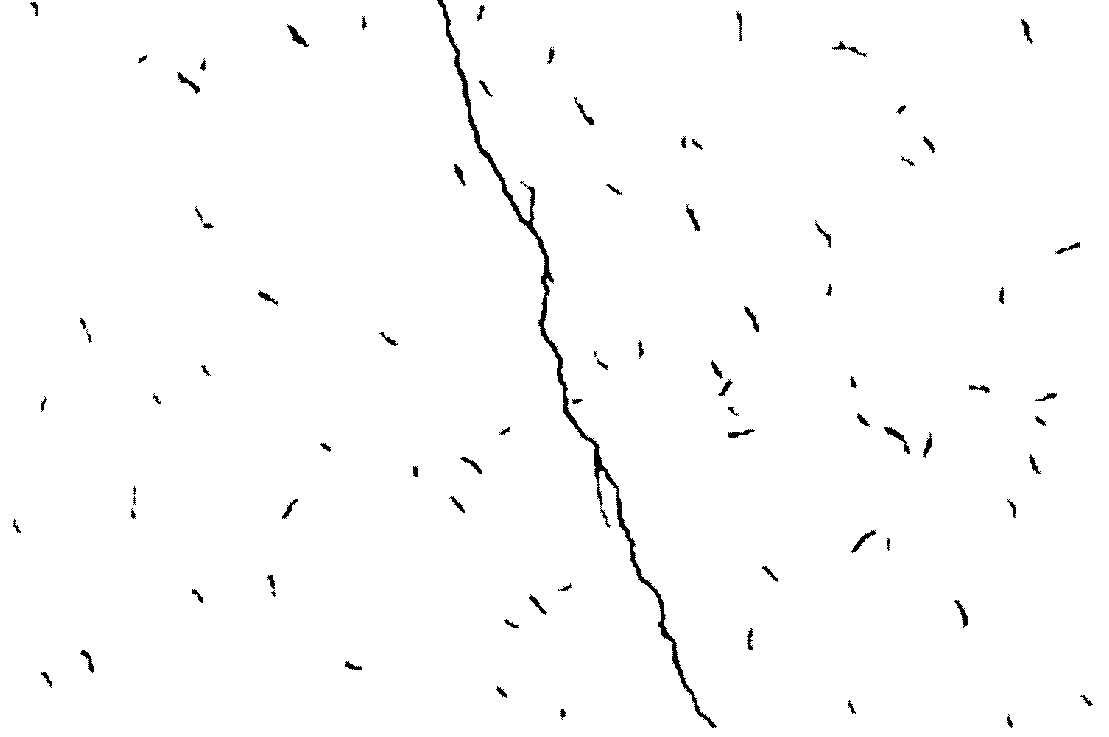
#> input picture ps5/shaobow-ps5-files/ps5_1/wall1-blobs.png, 1109 x 737 px
$ python ps5_1.py wall1-blobs.png
#> lines starting #> are read from the running program, lines starting #| are printed output that depends on the picture; after the words box and inside, x2 and y2 are one past the last pixel; in counts of white or black regions, pixels touching at a corner belong together
import cv2
import sys
import numpy as np

win_original_name = "Original Image"
win_blobs_name = "Clean blobs Image"
win_contours_name = "Blobs contours Image"
win_cracks_name = "Thin crack Image"


# insert string before
def insert_name(name, str2add):
    dot_idx = name.find(".")
    new_name = name[:dot_idx] + str2add + name[dot_idx:]
    return new_name


def closing(img_in):
    kernel = cv2.getStructuringElement(cv2.MORPH_CROSS, (3, 3))
    img_temp = cv2.erode(img_in, kernel)
    img_out = cv2.dilate(img_temp, kernel)
    return img_out


def contour(img_in):
    img_out = img_in.copy()
    img_in = cv2.cvtColor(img_in, cv2.COLOR_BGR2GRAY)
    img_nin = cv2.bitwise_not(img_in)
    cnt, hr = cv2.findContours(img_nin, cv2.RETR_TREE, cv2.CHAIN_APPROX_SIMPLE)

    for i in range(len(cnt)):
        color = (np.random.randint(low=0, high=255),
                 np.random.randint(low=0, high=255),
                 np.random.randint(low=0, high=255))
        cv2.drawContours(img_out, cnt, i, color, 2, hierarchy=hr)
    return img_out, cnt, hr


def cracks(img_in, cnt, hr):
    area = np.empty(len(cnt))
    for i in range(len(cnt)):
        area[i] = cv2.contourArea(cnt[i])
    thr = np.max(area)*0.4
    print(np.max(area))
    idx = np.nonzero(area > thr)[0]

    img_ck = np.zeros(np.shape(cv2.cvtColor(img_in, cv2.COLOR_BGR2GRAY)), dtype=np.uint8)
    for i in range(np.size(idx)):
        cv2.drawContours(img_ck, cont, idx[i], 255, thickness=-1, hierarchy=hr)

    kernel = cv2.getStructuringElement(cv2.MORPH_CROSS, (3, 3))
    thin = np.zeros(np.shape(cv2.cvtColor(img_in, cv2.COLOR_BGR2GRAY)), dtype=np.uint8)

    while cv2.countNonZero(img_ck) != 0:
        er = cv2.erode(img_ck, kernel)
        op = cv2.morphologyEx(er, cv2.MORPH_OPEN, kernel)
        subset = er - op
        thin = cv2.bitwise_or(subset, thin)
        img_ck = er.copy()

    img_out = cv2.bitwise_not(thin)
    return img_out


if __name__ == "__main__":
    # get input arguments
    args = sys.argv
    assert (len(args) == 2)  # make sure two arguments input
    img_name = args[1]  # input image path

    # '''
    # debug use
    # '''
    # img_name = "wall2.png"
    # '''
    # '''

    cv2.namedWindow(win_original_name)
    cv2.namedWindow(win_blobs_name)
    cv2.namedWindow(win_contours_name)
    cv2.namedWindow(win_cracks_name)

    # read original image
    img = cv2.imread(img_name)
#> img is the input picture: shape (737, 1109, 3); 98.8% white; 83 black regions (5 under 20 px), largest, box (x1, y1, x2, y2) and area: (437, 0, 717, 728) 4151, (884, 427, 910, 454) 176, (287, 24, 309, 47) 164
    if img is None:
        sys.exit("Could not read the image.")
    cv2.imshow(win_original_name, img)

    img_blobs = closing(img)
#> in closing, `img_temp = cv2.erode(img_in, kernel)`:
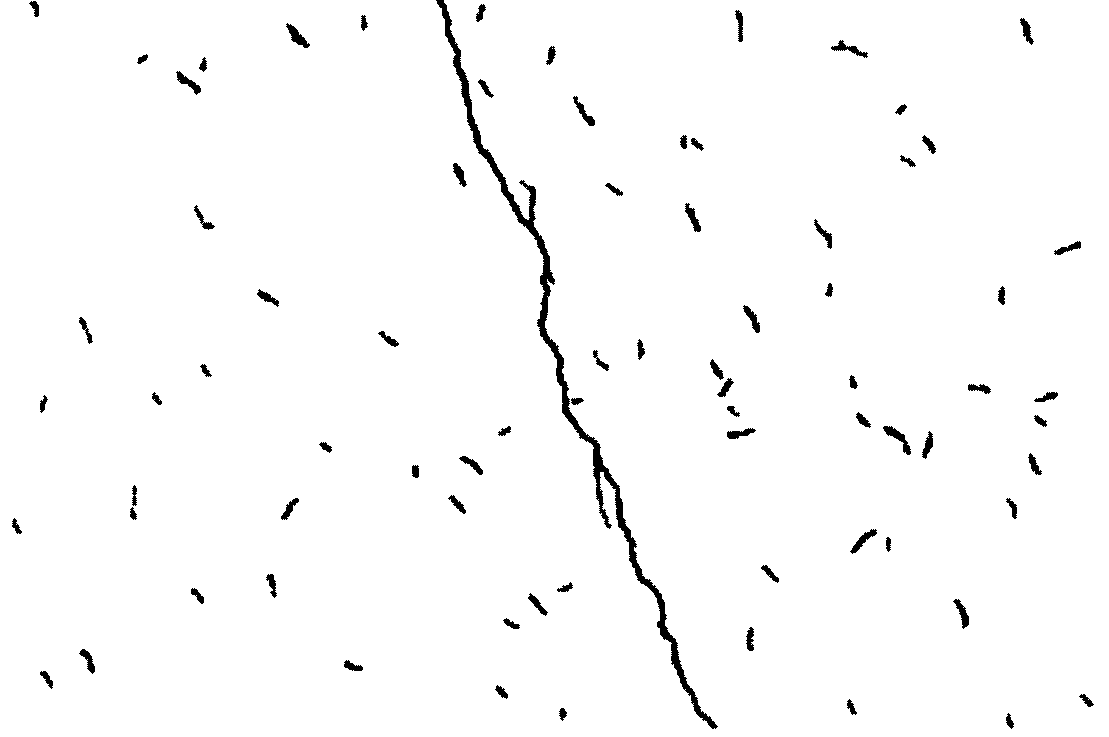
#> img_temp: shape (737, 1109, 3); 98.2% white; 77 black regions, largest, box (x1, y1, x2, y2) and area: (436, 0, 718, 729) 5963, (883, 426, 911, 455) 257, (286, 23, 310, 48) 229
    cv2.imshow(win_blobs_name, img_blobs)

    img_cont, cont, hier = contour(img_blobs)
#> in contour, `img_nin = cv2.bitwise_not(img_in)`: img_nin: shape (737, 1109); 1.2% white; 83 white regions (5 under 20 px)
#> in contour, `cnt, hr = cv2.findContours(img_nin, cv2.RETR_TREE, cv2.CHAIN_APPROX_SI..`: cnt = 83 contours, 9 with area under 20; largest, box (x1, y1, x2, y2) and area: (437, 0, 717, 728) 3243, (884, 427, 910, 454) 136, (287, 24, 309, 47) 132, (851, 530, 876, 553) 106, (177, 72, 200, 94) 106; hr = 83 rows, first 6: [1, -1, -1, -1], [2, 0, -1, -1], [3, 1, -1, -1], [4, 2, -1, -1], [5, 3, -1, -1], [6, 4, -1, -1]
#> the loop in contour, `for i in range(len(cnt)):` made 83 passes
#> color on passes 1 to 12: (172, 47, 117), (192, 67, 251), (195, 103, 9), (211, 21, 242), (36, 87, 70), (216, 88, 140), (58, 193, 230), (39, 87, 174), (88, 81, 165), (25, 77, 72), (9, 148, 115), (208, 243, 197)
#> after the loop in contour, `for i in range(len(cnt)):`:
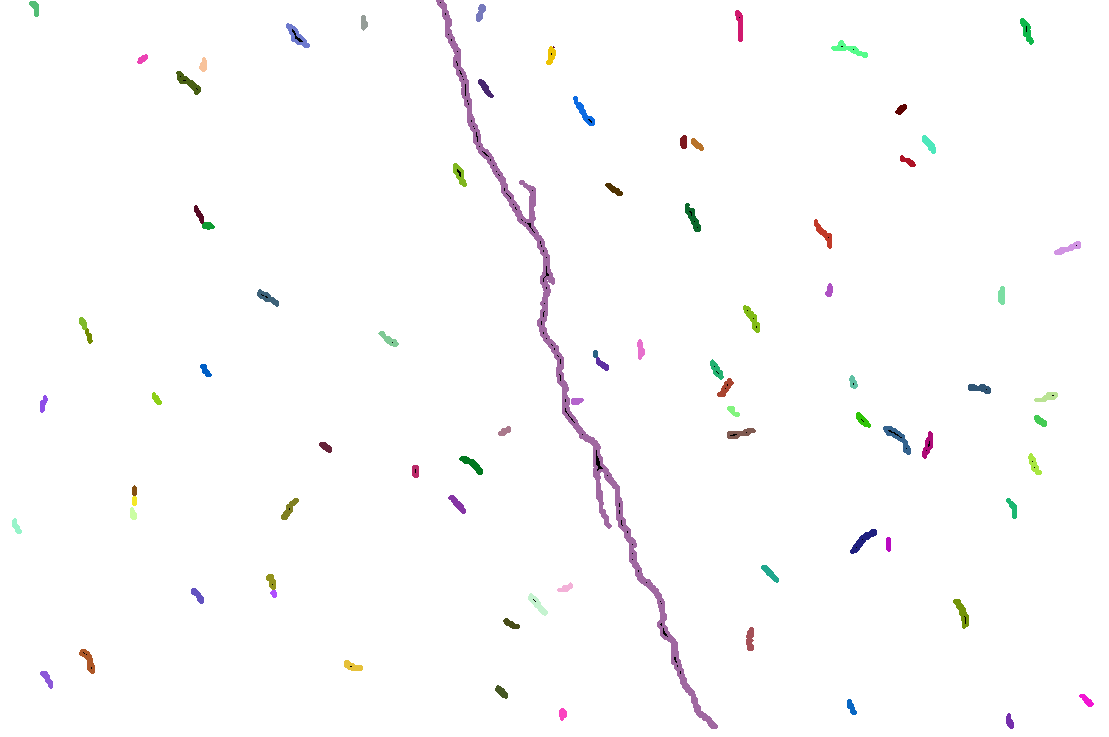
#> img_out: shape (737, 1109, 3); 2.02% of pixels changed, all inside (x1, y1, x2, y2) = (12, 0, 1094, 729)
#> cont has the same summary as cnt in contour
    cv2.imshow(win_contours_name, img_cont)

    img_cracks = cracks(img, cont, hier)
#> the loop in cracks, `for i in range(len(cnt)):` made 83 passes
#> after the loop in cracks, `for i in range(len(cnt)):`: area = 83 values, max 3243 at index 82, min 0 at index 73, mean 84.86
#> in cracks, `thr = np.max(area)*0.4`: thr = 1297.2
#| 3243.0
#> in cracks, `idx = np.nonzero(area > thr)[0]`: idx = [82]
#> after the loop in cracks, `for i in range(np.size(idx)):`:
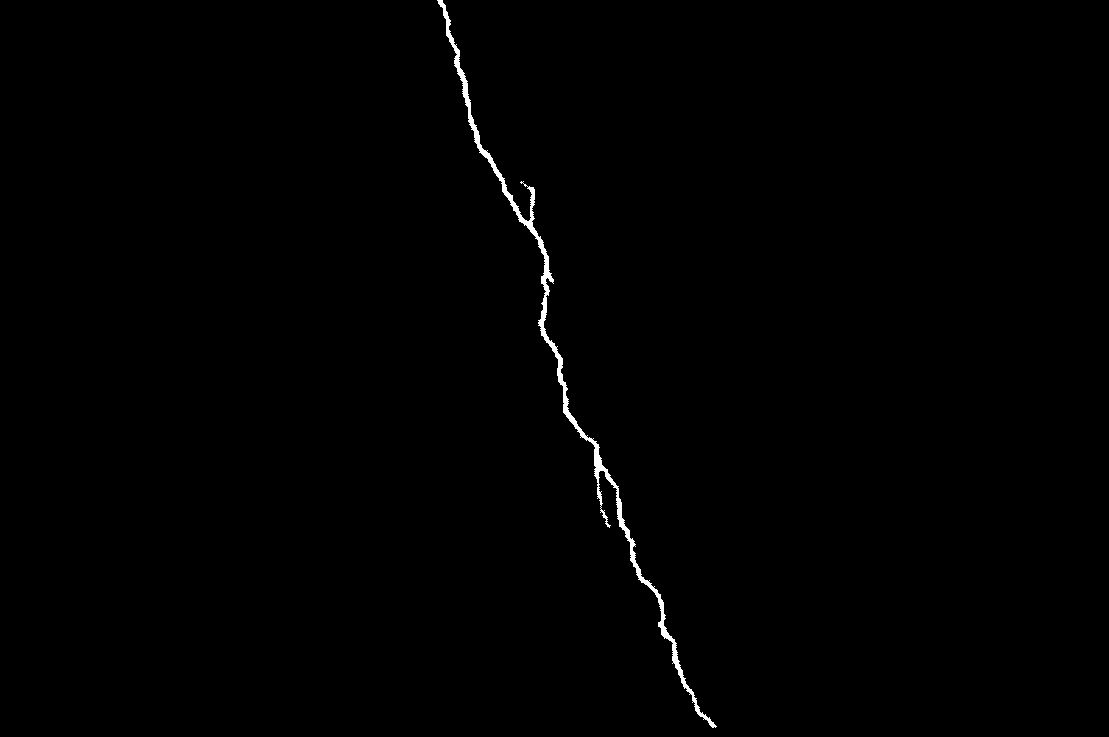
#> img_ck: shape (737, 1109); 0.51% white; 1 white region, box (x1, y1, x2, y2) and area: (437, 0, 717, 728) 4151
#> in cracks, `kernel = cv2.getStructuringElement(cv2.MORPH_CROSS, (3, 3))`: kernel = [[0, 1, 0], [1, 1, 1], [0, 1, 0]]
#> the loop in cracks, `while cv2.countNonZero(img_ck) != 0:` made 5 passes
#> pass 1, in cracks, `subset = er - op`:
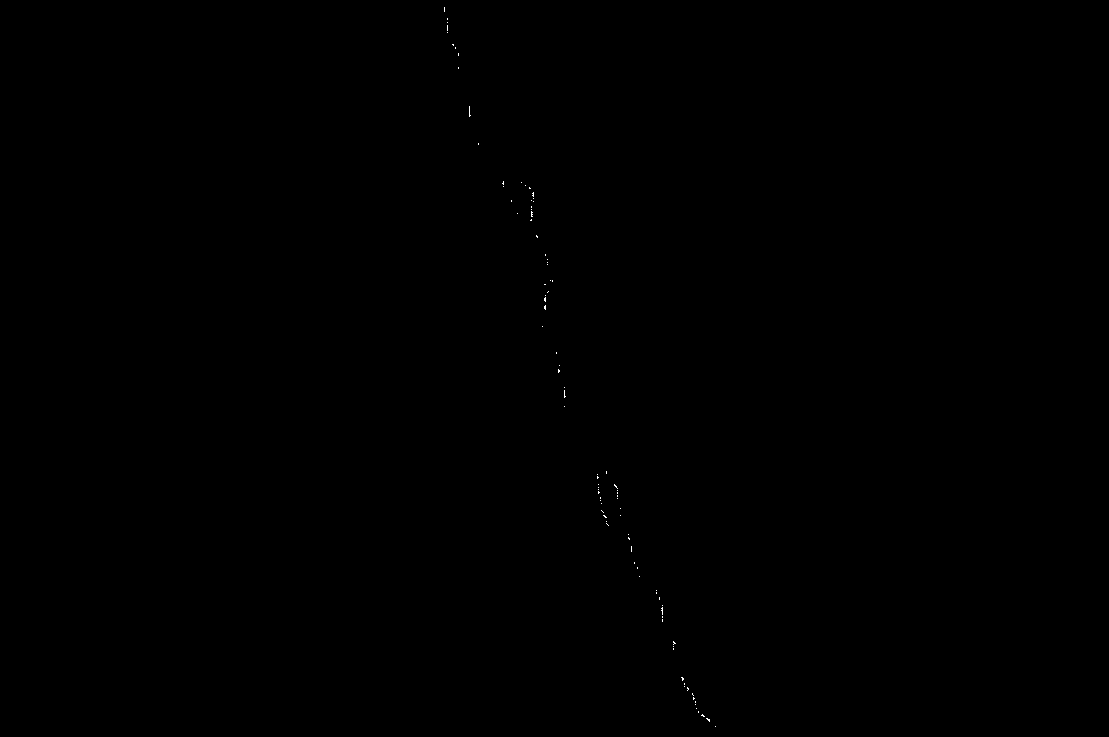
#> subset: shape (737, 1109); 0.03% white in thin lines or dots, all inside (x1, y1, x2, y2) = (444, 7, 716, 727)
#> after the loop in cracks, `while cv2.countNonZero(img_ck) != 0:`: er: shape (737, 1109); every value is 0
#> after the loop in cracks, `while cv2.countNonZero(img_ck) != 0:`: thin: shape (737, 1109); 0.12% white in thin lines or dots, all inside (x1, y1, x2, y2) = (439, 0, 716, 727)
#> in cracks, `img_out = cv2.bitwise_not(thin)`:
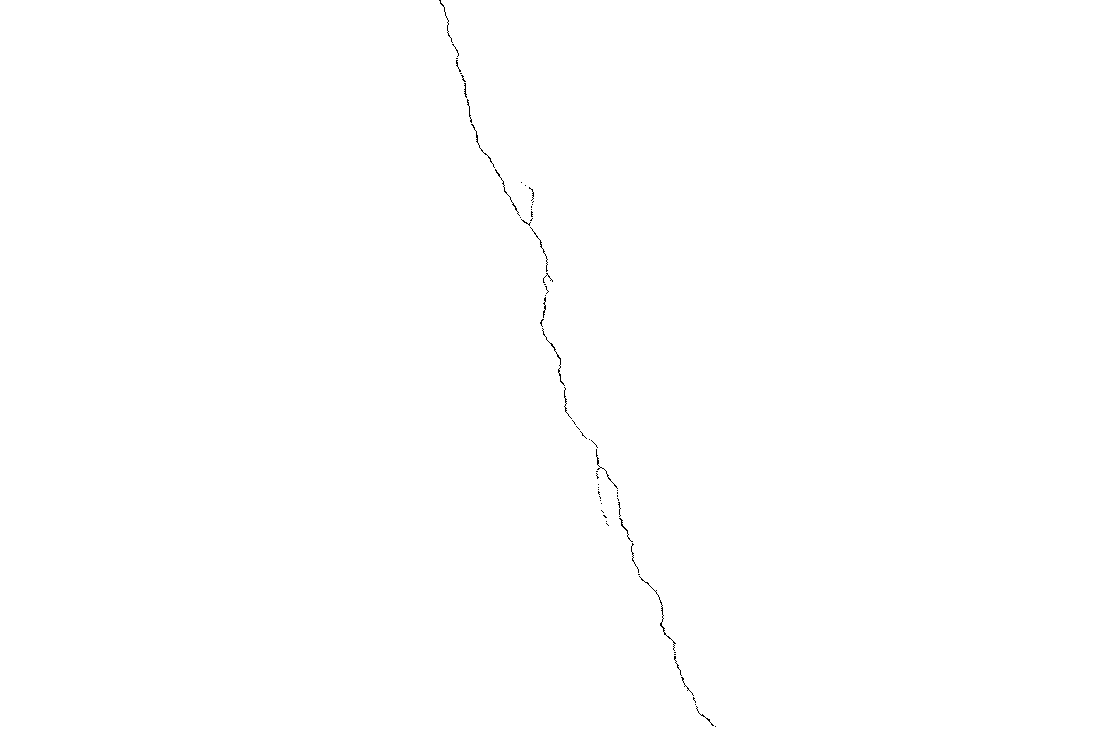
#> img_out: shape (737, 1109); 99.9% white; black in thin lines or dots, all inside (x1, y1, x2, y2) = (439, 0, 716, 727)
    cv2.imshow(win_cracks_name, img_cracks)

    print("Press 'S' to save and exit")
    key = cv2.waitKey(-1)
#> (key q is pressed here)

    if key == ord("s"):
        #  press 'S' to save
        img_blobs_name = insert_name(img_name, "-blobs")
        cv2.imwrite(img_blobs_name, img_blobs)
        img_cont_name = insert_name(img_name, "-contours")
        cv2.imwrite(img_cont_name, img_cont)
        img_cracks_name = insert_name(img_name, "-cracks")
        cv2.imwrite(img_cracks_name, img_cracks)
        cv2.destroyAllWindows()

    elif key == ord("q") or key == ord("x") or key == 27:
        cv2.destroyAllWindows()
        # press 'q', 'x', 'ESC' to quit
